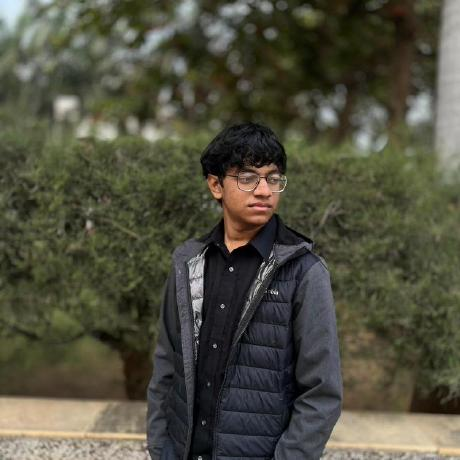
#> input picture profile.png, 460 x 460 px
$ python ascii_to_svg.py
#> lines starting #> are read from the running program, lines starting #| are printed output that depends on the picture
#!/usr/bin/env python3
import os
import sys
from PIL import Image

def image_to_ascii(image_path, width=56, is_light=False):
#> called with image_path = 'profile.png', width = 56, is_light = False
    if not os.path.exists(image_path):
        print(f"Error: {image_path} does not exist.", file=sys.stderr)
        return ""

    # Open image
    img = Image.open(image_path)
#> img is the input picture: PIL image 460x460 RGB; mean R, G, B 80.2, 79.2, 63.2

    # Crop to a square centered around the middle
    w, h = img.size
#> w = 460; h = 460
    min_dim = min(w, h)
#> min_dim = 460
    left = (w - min_dim) // 2
#> left = 0
    top = (h - min_dim) // 2
#> top = 0
    right = left + min_dim
#> right = 460
    bottom = top + min_dim
#> bottom = 460
    img = img.crop((left, top, right, bottom))

    # Convert to grayscale
    img = img.convert("L")
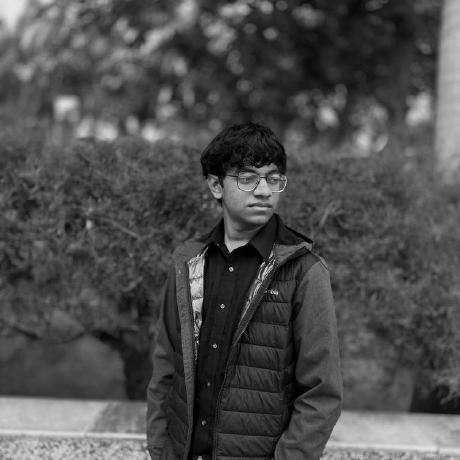
#> img: PIL image 460x460 L; min 0, max 255, mean 77.7

    # We want rows to fit nicely. Monospace font characters are typically 1.6x taller than wide.
    # To maintain aspect ratio when converting to characters:
    # row_height = col_width * 1.6
    # So to get a square image, we make height = int(width / 1.3)
    height = int(width / 1.3)
    img = img.resize((width, height), Image.Resampling.LANCZOS)
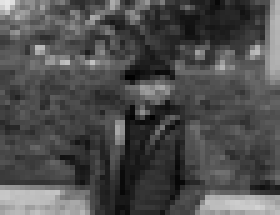
#> img: PIL image 56x43 L (shown 5 times larger); min 0, max 231, mean 77.7

    # Density ramps
    # For dark background: 0 (black) is space (dark bg shows), 255 (white) is dense char (glowy cyan shows)
    # For light background: 255 (white) is space (light bg shows), 0 (black) is dense char (dark ink shows)
    if is_light:
        ramp = "@%#*+=-:. "
    else:
        ramp = " .:-=+*#%@"

    ascii_rows = []
    for y in range(img.height):
        row_chars = []
        for x in range(img.width):
            val = img.getpixel((x, y))
            idx = int(val / 256 * len(ramp))
            row_chars.append(ramp[idx])
        ascii_rows.append("".join(row_chars))
#> after the loop, ascii_rows = 43 items

    return ascii_rows

def generate_svg_text(ascii_rows, x=30, dy=8.2):
    lines = []
    for i, row in enumerate(ascii_rows):
        # Escape XML entities in ASCII characters
        escaped_row = row.replace("&", "&amp;").replace("<", "&lt;").replace(">", "&gt;")
        current_dy = 0 if i == 0 else dy
        lines.append(f'<tspan x="{x}" dy="{current_dy}">{escaped_row}</tspan>')
    return "\n  ".join(lines)

def make_templates():
    profile_img = "profile.png"
    if not os.path.exists(profile_img):
        print(f"Warning: {profile_img} not found. Running with placeholder ASCII.", file=sys.stderr)
        # Create a placeholder image
        img = Image.new("L", (100, 100), color=128)
        img.save(profile_img)

    print("Converting profile image to ASCII...")
    dark_ascii_rows = image_to_ascii(profile_img, width=56, is_light=False)
#> dark_ascii_rows = 43 items
    light_ascii_rows = image_to_ascii(profile_img, width=56, is_light=True)
#> light_ascii_rows = 43 items

    dark_ascii_svg = generate_svg_text(dark_ascii_rows, x=30, dy=8.2)
#> the loop in generate_svg_text, `for i, row in enumerate(ascii_rows):` made 43 passes
#> current_dy on passes 1 to 12: 0, 8.2, 8.2, 8.2, 8.2, 8.2, 8.2, 8.2, 8.2, 8.2, 8.2, 8.2
    light_ascii_svg = generate_svg_text(light_ascii_rows, x=30, dy=8.2)
#> the loop in generate_svg_text (call 2), `for i, row in enumerate(ascii_rows):` made 43 passes

    # Dark template SVG
    dark_template = f"""<svg xmlns="http://www.w3.org/2000/svg" viewBox="0 0 950 500" width="100%" height="100%">
  <style>
    @keyframes blink {{
      0%, 100% {{ opacity: 1; }}
      50% {{ opacity: 0; }}
    }}
    @keyframes flicker {{
      0%, 19.999%, 22%, 62.999%, 64%, 64.999%, 70%, 100% {{ opacity: 0.99; filter: drop-shadow(0 0 2px rgba(0,255,240,0.4)); }}
      20%, 21.999%, 63%, 63.999%, 65%, 69.999% {{ opacity: 0.95; filter: drop-shadow(0 0 1px rgba(0,255,240,0.15)); }}
    }}
    .cursor {{
      animation: blink 1s infinite;
      fill: #00fff0;
    }}
    .flicker-group {{
      animation: flicker 6s infinite;
    }}
    .ascii-text {{
      font-family: 'Fira Code', 'JetBrains Mono', Consolas, Monaco, monospace;
      font-size: 9.5px;
      fill: #00fff0;
      white-space: pre;
    }}
    .terminal-text {{
      font-family: 'Fira Code', 'JetBrains Mono', Consolas, Monaco, monospace;
      font-size: 12.5px;
    }}
    .label {{
      fill: #ff00d4;
      font-weight: bold;
    }}
    .value {{
      fill: #ffffff;
    }}
    .command {{
      fill: #00fff0;
      font-weight: bold;
    }}
    .prompt {{
      fill: #39d353;
      font-weight: bold;
    }}
    .metric-label {{
      fill: #00fff0;
      font-weight: bold;
    }}
  </style>

  <defs>
    <linearGradient id="windowGrad" x1="0%" y1="0%" x2="0%" y2="100%">
      <stop offset="0%" stop-color="#161b22" />
      <stop offset="100%" stop-color="#0d1117" />
    </linearGradient>
    <linearGradient id="scanlineGrad" x1="0%" y1="0%" x2="0%" y2="100%">
      <stop offset="0%" stop-color="#00fff0" stop-opacity="0" />
      <stop offset="50%" stop-color="#00fff0" stop-opacity="0.06" />
      <stop offset="100%" stop-color="#00fff0" stop-opacity="0" />
    </linearGradient>
  </defs>

  <!-- Terminal Shell Outline -->
  <rect x="15" y="15" width="920" height="470" rx="12" fill="#0d1117" stroke="#30363d" stroke-width="1.5" />
  <rect x="15" y="15" width="920" height="40" rx="12" fill="url(#windowGrad)" />
  <line x1="15" y1="55" x2="935" y2="55" stroke="#30363d" stroke-width="1" />

  <!-- Window Buttons -->
  <circle cx="40" cy="35" r="6" fill="#ff5f56" />
  <circle cx="60" cy="35" r="6" fill="#ffbd2e" />
  <circle cx="80" cy="35" r="6" fill="#27c93f" />

  <!-- Window Title -->
  <text x="475" y="40" text-anchor="middle" font-family="'Fira Code', 'JetBrains Mono', Consolas, monospace" font-size="13" fill="#8b949e">profile.sh --live</text>

  <!-- Split Panel Line -->
  <line x1="400" y1="55" x2="400" y2="485" stroke="#30363d" stroke-width="1" />

  <!-- Left Panel: ASCII Art -->
  <g class="flicker-group" transform="translate(0, 0)">
    <text class="ascii-text" x="30" y="85" xml:space="preserve">
  {dark_ascii_svg}
    </text>

    <!-- Scanning bar -->
    <rect x="30" y="75" width="340" height="3" fill="#00fff0" opacity="0.35" rx="1">
      <animate attributeName="y" values="75;445;75" dur="5s" repeatCount="indefinite" />
    </rect>
  </g>

  <!-- Scanline Screen Effect -->
  <rect x="25" y="75" width="355" height="385" fill="url(#scanlineGrad)" pointer-events="none" clip-path="url(#asciiClip)" opacity="0.4" />
  <clipPath id="asciiClip">
    <rect x="25" y="75" width="355" height="385" rx="6" />
  </clipPath>

  <!-- Right Panel: Terminal Output -->
  <g transform="translate(420, 75)">
    <text class="terminal-text" xml:space="preserve">
      <!-- Command prompt -->
      <tspan x="0" y="20" class="prompt">root@nishant-core:~#</tspan> <tspan class="command">cat profile.sh --live</tspan>

      <!-- Profile fields -->
      <tspan x="0" y="47" class="label">Subject:</tspan> <tspan class="value" dx="20">Nishant</tspan>
      <tspan x="0" y="70" class="label">Role:</tspan> <tspan class="value" dx="48">BE Undergrad — Full-Stack Dev</tspan>
      <tspan x="0" y="93" class="label">Origin:</tspan> <tspan class="value" dx="32">Gujarat, India</tspan>
      <tspan x="0" y="116" class="label">Education:</tspan> <tspan class="value" dx="8">B.Tech CE, SVIT Vasad (GTU)</tspan>
      <tspan x="0" y="139" class="label">Status:</tspan> <tspan class="value" dx="32">Building 3D renders + shipping web apps</tspan>

      <tspan x="0" y="166" class="label">Core Lang:</tspan> <tspan class="value" dx="10">C, JavaScript, Python</tspan>
      <tspan x="0" y="189" class="label">Frontend:</tspan> <tspan class="value" dx="18">React, HTML, CSS</tspan>
      <tspan x="0" y="212" class="label">Backend:</tspan> <tspan class="value" dx="26">Node.js, Supabase</tspan>
      <tspan x="0" y="235" class="label">Creative:</tspan> <tspan class="value" dx="18">Blender (3D rendering, product/car scenes)</tspan>

      <!-- Contact Details -->
      <tspan x="0" y="262" class="label">Contact:</tspan> <tspan class="value" dx="26">nishant020208@gmail.com | nishant08-portfolio.vercel.app</tspan>

      <!-- Command prompt 2 -->
      <tspan x="0" y="292" class="prompt">root@nishant-core:~#</tspan> <tspan class="command">./fetch_stats.sh --live</tspan>

      <!-- Live GitHub Stats -->
      <tspan x="0" y="318" class="metric-label">Contributions:</tspan> <tspan class="value" dx="5">{{{{TOTAL_CONTRIBUTIONS}}}} (2020 – 2026)</tspan>
      <tspan x="0" y="339" class="metric-label">Daily Streak:</tspan> <tspan class="value" dx="15">{{{{CURRENT_STREAK}}}} days</tspan> <tspan class="label" dx="5">|</tspan> <tspan class="metric-label" dx="5">Longest:</tspan> <tspan class="value" dx="5">{{{{LONGEST_STREAK}}}} days</tspan>
      <tspan x="0" y="360" class="metric-label">Weekly Streak:</tspan> <tspan class="value" dx="5">{{{{WEEKLY_STREAK}}}} weeks (This Week: {{{{THIS_WEEK_CONTRIBUTIONS}}}})</tspan>
      <tspan x="0" y="381" class="metric-label">GitHub Nodes:</tspan> <tspan class="value" dx="10">Followers: {{{{FOLLOWERS}}}} | Repos: {{{{REPOS}}}} | Stars: {{{{STARS}}}}</tspan>
    </text>

    <!-- Blinking Cursor -->
    <rect x="332" y="280" width="8" height="15" class="cursor" />
  </g>
</svg>
"""

    # Light template SVG
    light_template = f"""<svg xmlns="http://www.w3.org/2000/svg" viewBox="0 0 950 500" width="100%" height="100%">
  <style>
    @keyframes blink {{
      0%, 100% {{ opacity: 1; }}
      50% {{ opacity: 0; }}
    }}
    @keyframes flicker {{
      0%, 19.999%, 22%, 62.999%, 64%, 64.999%, 70%, 100% {{ opacity: 0.99; filter: drop-shadow(0 0 1px rgba(0,102,102,0.15)); }}
      20%, 21.999%, 63%, 63.999%, 65%, 69.999% {{ opacity: 0.96; }}
    }}
    .cursor {{
      animation: blink 1s infinite;
      fill: #006666;
    }}
    .flicker-group {{
      animation: flicker 8s infinite;
    }}
    .ascii-text {{
      font-family: 'Fira Code', 'JetBrains Mono', Consolas, Monaco, monospace;
      font-size: 9.5px;
      fill: #24292f;
      white-space: pre;
    }}
    .terminal-text {{
      font-family: 'Fira Code', 'JetBrains Mono', Consolas, Monaco, monospace;
      font-size: 12.5px;
    }}
    .label {{
      fill: #860d80;
      font-weight: bold;
    }}
    .value {{
      fill: #24292f;
    }}
    .command {{
      fill: #006666;
      font-weight: bold;
    }}
    .prompt {{
      fill: #1a7f37;
      font-weight: bold;
    }}
    .metric-label {{
      fill: #006666;
      font-weight: bold;
    }}
  </style>

  <defs>
    <linearGradient id="windowGrad" x1="0%" y1="0%" x2="0%" y2="100%">
      <stop offset="0%" stop-color="#f6f8fa" />
      <stop offset="100%" stop-color="#eaeef2" />
    </linearGradient>
    <linearGradient id="scanlineGrad" x1="0%" y1="0%" x2="0%" y2="100%">
      <stop offset="0%" stop-color="#006666" stop-opacity="0" />
      <stop offset="50%" stop-color="#006666" stop-opacity="0.02" />
      <stop offset="100%" stop-color="#006666" stop-opacity="0" />
    </linearGradient>
  </defs>

  <!-- Terminal Shell Outline -->
  <rect x="15" y="15" width="920" height="470" rx="12" fill="#ffffff" stroke="#d0d7de" stroke-width="1.5" />
  <rect x="15" y="15" width="920" height="40" rx="12" fill="url(#windowGrad)" />
  <line x1="15" y1="55" x2="935" y2="55" stroke="#d0d7de" stroke-width="1" />

  <!-- Window Buttons -->
  <circle cx="40" cy="35" r="6" fill="#ff5f56" />
  <circle cx="60" cy="35" r="6" fill="#ffbd2e" />
  <circle cx="80" cy="35" r="6" fill="#27c93f" />

  <!-- Window Title -->
  <text x="475" y="40" text-anchor="middle" font-family="'Fira Code', 'JetBrains Mono', Consolas, monospace" font-size="13" fill="#57606a">profile.sh --live</text>

  <!-- Split Panel Line -->
  <line x1="400" y1="55" x2="400" y2="485" stroke="#d0d7de" stroke-width="1" />

  <!-- Left Panel: ASCII Art -->
  <g class="flicker-group" transform="translate(0, 0)">
    <text class="ascii-text" x="30" y="85" xml:space="preserve">
  {light_ascii_svg}
    </text>

    <!-- Scanning bar -->
    <rect x="30" y="75" width="340" height="3" fill="#006666" opacity="0.12" rx="1">
      <animate attributeName="y" values="75;445;75" dur="5s" repeatCount="indefinite" />
    </rect>
  </g>

  <!-- Scanline Screen Effect -->
  <rect x="25" y="75" width="355" height="385" fill="url(#scanlineGrad)" pointer-events="none" clip-path="url(#asciiClip)" opacity="0.2" />
  <clipPath id="asciiClip">
    <rect x="25" y="75" width="355" height="385" rx="6" />
  </clipPath>

  <!-- Right Panel: Terminal Output -->
  <g transform="translate(420, 75)">
    <text class="terminal-text" xml:space="preserve">
      <!-- Command prompt -->
      <tspan x="0" y="20" class="prompt">root@nishant-core:~#</tspan> <tspan class="command">cat profile.sh --live</tspan>

      <!-- Profile fields -->
      <tspan x="0" y="47" class="label">Subject:</tspan> <tspan class="value" dx="20">Nishant</tspan>
      <tspan x="0" y="70" class="label">Role:</tspan> <tspan class="value" dx="48">BE Undergrad — Full-Stack Dev</tspan>
      <tspan x="0" y="93" class="label">Origin:</tspan> <tspan class="value" dx="32">Gujarat, India</tspan>
      <tspan x="0" y="116" class="label">Education:</tspan> <tspan class="value" dx="8">B.Tech CE, SVIT Vasad (GTU)</tspan>
      <tspan x="0" y="139" class="label">Status:</tspan> <tspan class="value" dx="32">Building 3D renders + shipping web apps</tspan>

      <tspan x="0" y="166" class="label">Core Lang:</tspan> <tspan class="value" dx="10">C, JavaScript, Python</tspan>
      <tspan x="0" y="189" class="label">Frontend:</tspan> <tspan class="value" dx="18">React, HTML, CSS</tspan>
      <tspan x="0" y="212" class="label">Backend:</tspan> <tspan class="value" dx="26">Node.js, Supabase</tspan>
      <tspan x="0" y="235" class="label">Creative:</tspan> <tspan class="value" dx="18">Blender (3D rendering, product/car scenes)</tspan>

      <!-- Contact Details -->
      <tspan x="0" y="262" class="label">Contact:</tspan> <tspan class="value" dx="26">nishant020208@gmail.com | nishant08-portfolio.vercel.app</tspan>

      <!-- Command prompt 2 -->
      <tspan x="0" y="292" class="prompt">root@nishant-core:~#</tspan> <tspan class="command">./fetch_stats.sh --live</tspan>

      <!-- Live GitHub Stats -->
      <tspan x="0" y="318" class="metric-label">Contributions:</tspan> <tspan class="value" dx="5">{{{{TOTAL_CONTRIBUTIONS}}}} (2020 – 2026)</tspan>
      <tspan x="0" y="339" class="metric-label">Daily Streak:</tspan> <tspan class="value" dx="15">{{{{CURRENT_STREAK}}}} days</tspan> <tspan class="label" dx="5">|</tspan> <tspan class="metric-label" dx="5">Longest:</tspan> <tspan class="value" dx="5">{{{{LONGEST_STREAK}}}} days</tspan>
      <tspan x="0" y="360" class="metric-label">Weekly Streak:</tspan> <tspan class="value" dx="5">{{{{WEEKLY_STREAK}}}} weeks (This Week: {{{{THIS_WEEK_CONTRIBUTIONS}}}})</tspan>
      <tspan x="0" y="381" class="metric-label">GitHub Nodes:</tspan> <tspan class="value" dx="10">Followers: {{{{FOLLOWERS}}}} | Repos: {{{{REPOS}}}} | Stars: {{{{STARS}}}}</tspan>
    </text>

    <!-- Blinking Cursor -->
    <rect x="332" y="280" width="8" height="15" class="cursor" />
  </g>
</svg>
"""

    with open("dark_template.svg", "w", encoding="utf-8") as f:
        f.write(dark_template)
    print("Generated dark_template.svg")

    with open("light_template.svg", "w", encoding="utf-8") as f:
        f.write(light_template)
    print("Generated light_template.svg")

if __name__ == "__main__":
    make_templates()
